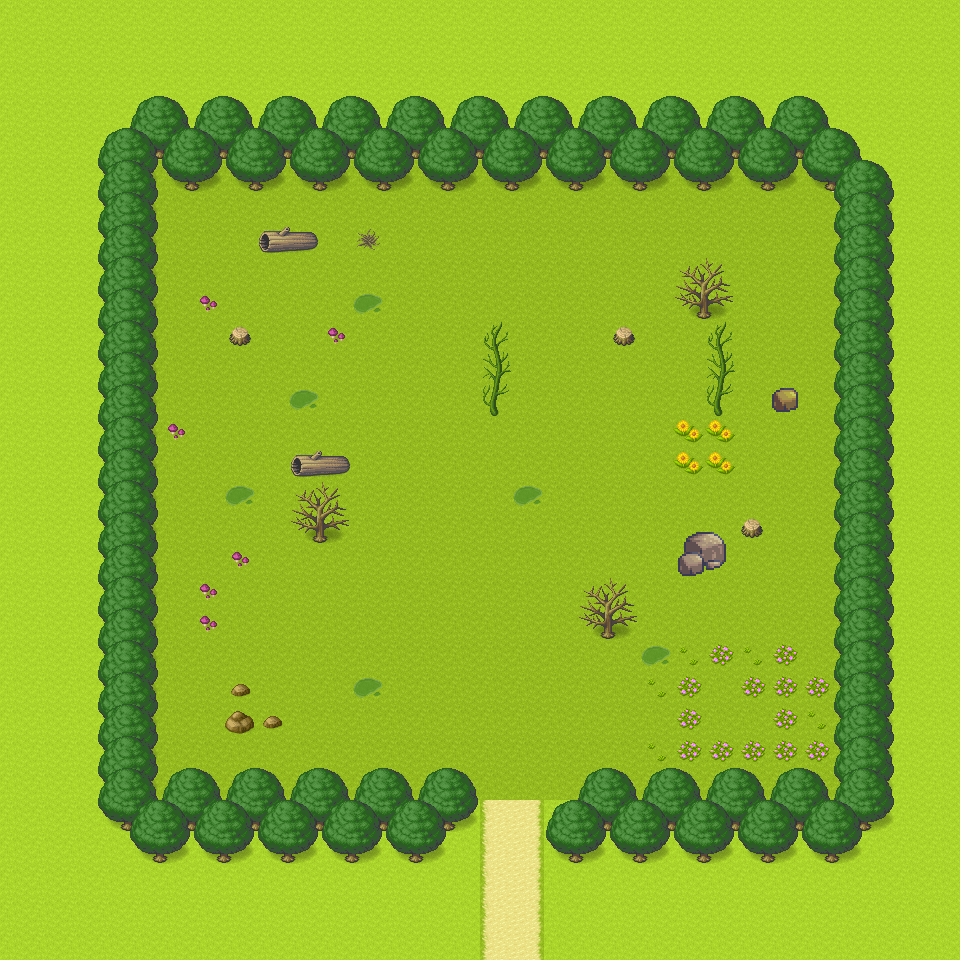

Rendered tile map (Tiled .tmx) drawn with the repository's tilesets; below, a short description and the map source with its tile grids summarised:
An orthogonal 30x30 tile map with 32x32 px tiles, 4 tile layers (grassLayer, floorLayer, treesLayer, decorationLayer), 3 tilesets.

<map version="1.5" tiledversion="1.7.2" orientation="orthogonal" renderorder="right-down" width="30" height="30" tilewidth="32" tileheight="32" infinite="0" nextlayerid="6" nextobjectid="3">
 <editorsettings>
  <export target="empty-room.json" format="json" />
 </editorsettings>
 <tileset firstgid="1" name="pipoya-set" tilewidth="32" tileheight="32" tilecount="1064" columns="8">
  <image source="pipoya-set.png" width="256" height="4256" />
 </tileset>
 <tileset firstgid="1065" name="grassdirt" tilewidth="32" tileheight="32" tilecount="528" columns="8">
  <image source="grassdirt.png" width="256" height="2112" />
 </tileset>
 <tileset firstgid="1593" name="house" tilewidth="32" tileheight="32" tilecount="704" columns="8">
  <image source="house.png" width="256" height="2816" />
 </tileset>
 <layer id="1" name="grassLayer" width="30" height="30">
  <data>[900 cells, 900 non-empty, 1 distinct tile ids]</data>
 </layer>
 <layer id="4" name="floorLayer" width="30" height="30">
  <data>[900 cells, 470 non-empty, 4 distinct tile ids]</data>
 </layer>
 <layer id="2" name="treesLayer" width="30" height="30">
  <data>[900 cells, 208 non-empty, 8 distinct tile ids]</data>
 </layer>
 <layer id="3" name="decorationLayer" width="30" height="30">
  <data>[900 cells, 68 non-empty, 23 distinct tile ids]</data>
 </layer>
</map>
